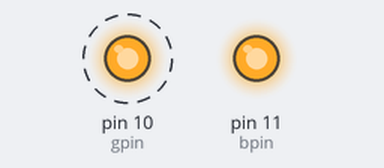
A sketch run on a simulated Arduino Uno, built with avr-gcc and run on an emulated ATmega328P. On the bench: output pins drawn as LEDs (lit = HIGH). Dashed ring = blinking. Pins used as bus, display or sensor lines are not drawn.

Above: at 0.5 s.
Timing chart, 0 to 3.0 s (numbered marks = the images above):
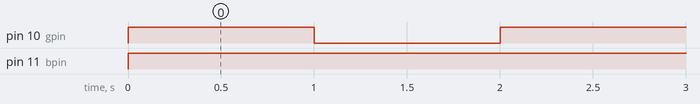

The sketch:

RGBfun.ino
```cpp
#define GREEN 3
#define BLUE 5
#define RED 6
#define delayTime 20

int gpin = 10;
  int bpin = 11;
  int rpin = 9;
void setup() {


  pinMode(gpin, OUTPUT);
  pinMode(bpin, OUTPUT);
  pinMode(rpin, OUTPUT);

}

void loop(){
digitalWrite(gpin, 255);
  digitalWrite(bpin, 127);
  digitalWrite(rpin, 0);

  delay(1000);

  digitalWrite(gpin, LOW);
  digitalWrite(bpin, HIGH);
  digitalWrite(rpin, LOW);

  delay(1000);

  digitalWrite(gpin, LOW);
  digitalWrite(bpin, LOW);
  digitalWrite(rpin, HIGH);


}
//
//int redVal;
//int blueVal;
//int greenVal;
//
//void loop() {
//
//  int redVal = 255;
//  int blueVal = 0;
//  int greenVal = 0;
//  for( int i = 0 ; i < 255 ; i += 1 ){
//    greenVal += 1;
//    redVal -= 1;
//    analogWrite( GREEN, 255 - greenVal );
//    analogWrite( RED, 255 - redVal );
//
//    delay( delayTime );
//  }
//
//  redVal = 0;
//  blueVal = 0;
//  greenVal = 255;
//  for( int i = 0 ; i < 255 ; i += 1 ){
//    blueVal += 1;
//    greenVal -= 1;
//    analogWrite( BLUE, 255 - blueVal );
//    analogWrite( GREEN, 255 - greenVal );
//
//    delay( delayTime );
//  }
//
//  redVal = 0;
//  blueVal = 255;
//  greenVal = 0;
//  for( int i = 0 ; i < 255 ; i += 1 ){
//    redVal += 1;
//    blueVal -= 1;
//    analogWrite( RED, 255 - redVal );
//    analogWrite( BLUE, 255 - blueVal );
//
//    delay( delayTime );
//  }
//}
```

Measured:
- by itself, pin 10 (gpin): alternates HIGH for 1.0 s and LOW for 1.0 s
- by itself, pin 11 (bpin): LOW → HIGH at 0.00 s
- by itself, everything shown: repeats every 2.0 s, in 3 steps
